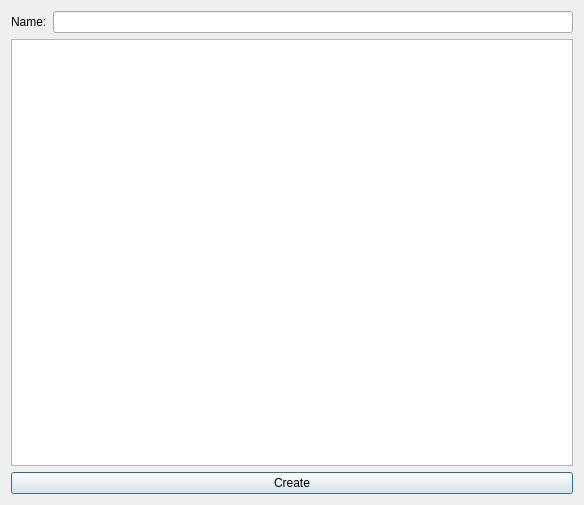
<?xml version="1.0" encoding="UTF-8"?>
<ui version="4.0">
 <class>Dialog</class>
 <widget class="QDialog" name="Dialog">
  <property name="geometry">
   <rect>
    <x>0</x>
    <y>0</y>
    <width>584</width>
    <height>505</height>
   </rect>
  </property>
  <property name="minimumSize">
   <size>
    <width>312</width>
    <height>448</height>
   </size>
  </property>
  <property name="maximumSize">
   <size>
    <width>595</width>
    <height>16777215</height>
   </size>
  </property>
  <property name="windowTitle">
   <string>Dialog</string>
  </property>
  <layout class="QHBoxLayout" name="horizontalLayout">
   <item>
    <layout class="QVBoxLayout" name="verticalLayout">
     <item>
      <layout class="QHBoxLayout" name="horizontalLayout_2">
       <item>
        <widget class="QLabel" name="Name">
         <property name="text">
          <string>Name:</string>
         </property>
        </widget>
       </item>
       <item>
        <widget class="QLineEdit" name="chatName"/>
       </item>
      </layout>
     </item>
     <item>
      <widget class="QListWidget" name="avaliableUsers"/>
     </item>
     <item>
      <widget class="QPushButton" name="createChat">
       <property name="text">
        <string>Create</string>
       </property>
      </widget>
     </item>
    </layout>
   </item>
  </layout>
 </widget>
 <resources/>
 <connections/>
</ui>
